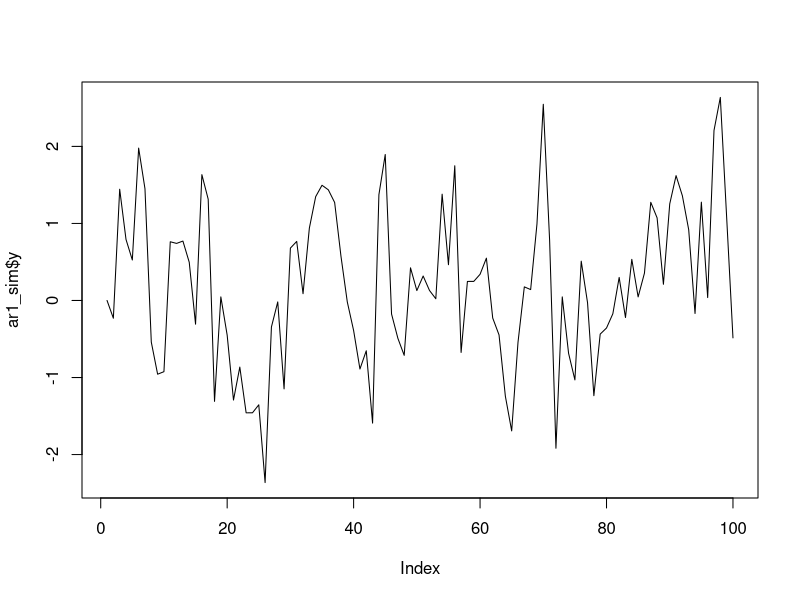
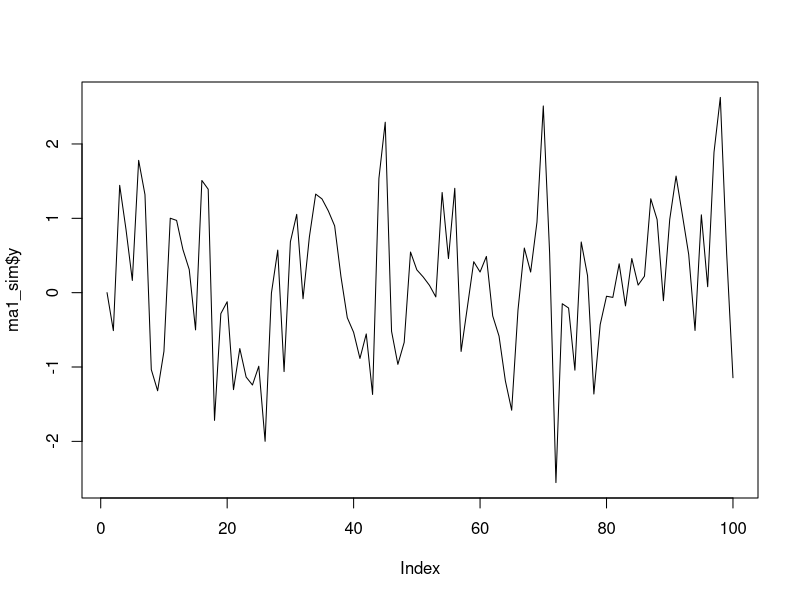
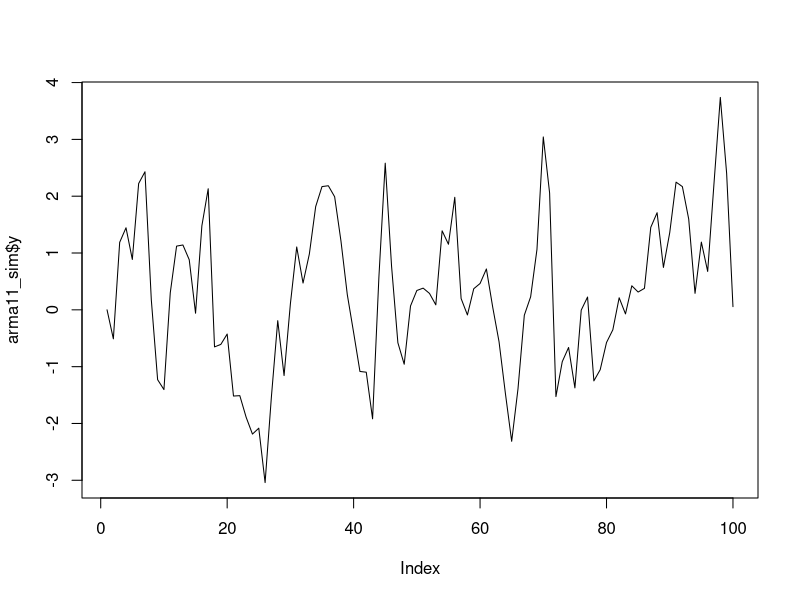

Write R code to recreate these figures, in order.

# pacotes utilzados
library(tidyverse)

# simular dados de um modelo de regressão linear múltipla
# com 3 variáveis explicativas
set.seed(123)
n <- 100
x1 <- rnorm(n)
x2 <- rnorm(n)
x3 <- rnorm(n)
y <- 1 + 2 * x1 + 3 * x2 + 4 * x3 + rnorm(n)
dados_sim <- tibble(y, x1, x2, x3)

# simular um processo AR(1)
set.seed(123)
n <- 100
phi <- 0.5
e <- rnorm(n)
y <- rep(0, n)
for (i in 2:n) {
  y[i] <- phi * y[i - 1] + e[i]
}
ar1_sim <- tibble(y)
plot(ar1_sim$y, type = "l")

# simular um processo MA(1)
set.seed(123)
n <- 100
theta <- 0.5
e <- rnorm(n)
y <- rep(0, n)
for (i in 2:n) {
  y[i] <- e[i] + theta * e[i - 1]
}
ma1_sim <- tibble(y)
plot(ma1_sim$y, type = "l")


# simular um processo ARMA(1,1)
set.seed(123)
n <- 100
phi <- 0.5
theta <- 0.5
e <- rnorm(n)
y <- rep(0, n)
for (i in 2:n) {
  y[i] <- phi * y[i - 1] + e[i] + theta * e[i - 1]
}
arma11_sim <- tibble(y)
plot(arma11_sim$y, type = "l")

# simular as respostas de um questionario com 10 perguntas
# em escala de likert de 1 a 5
set.seed(123)
n <- 100
y <- matrix(0, n, 10)
for (i in 1:n) {
  y[i, ] <- sample(1:5, 10, replace = TRUE)
}
likert_sim <- tibble(y)
likert_sim
